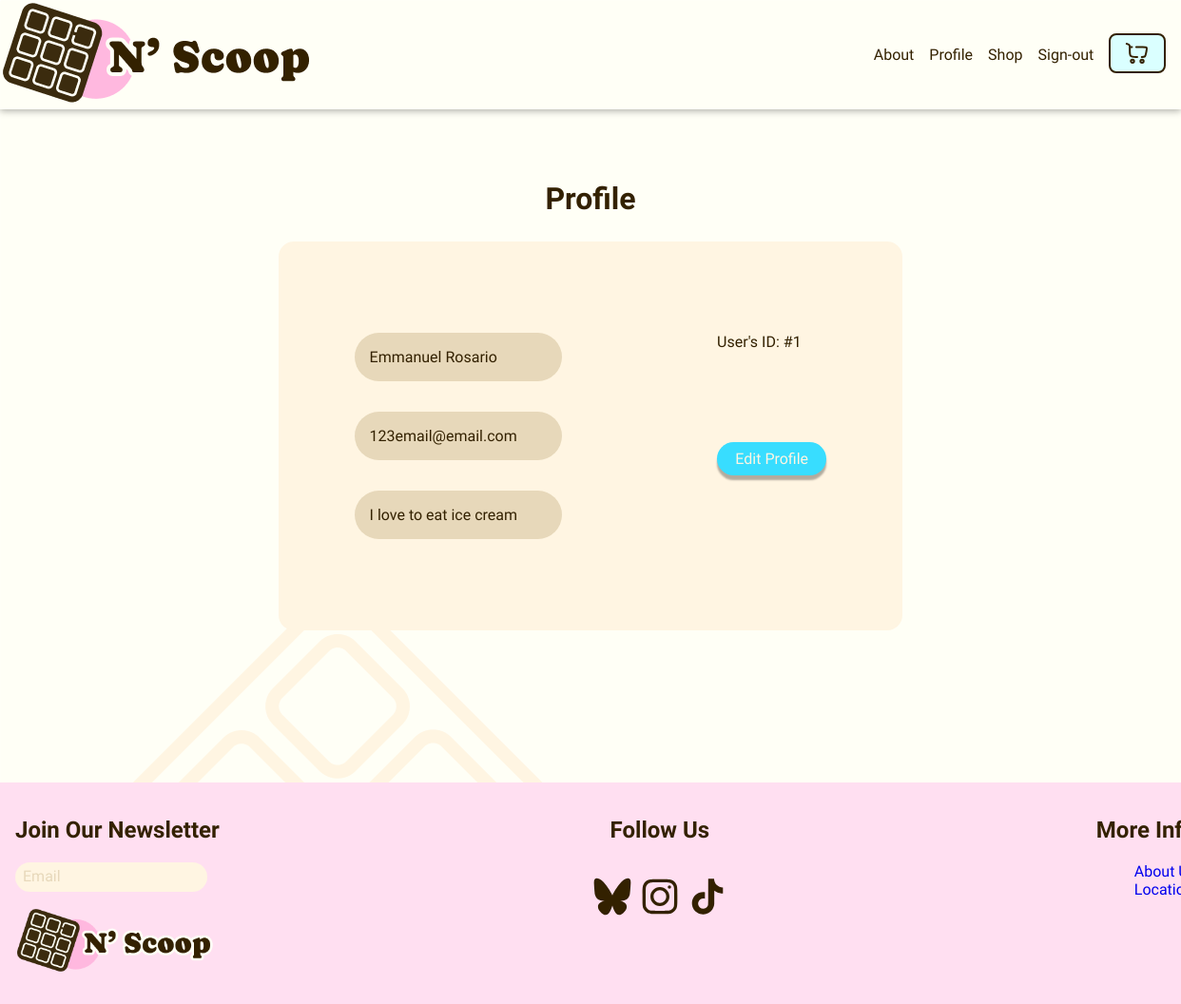
Screenshot of /profile (signed in) with the database file from the repository.
### tables this page shows
CREATE TABLE users (
    id INTEGER PRIMARY KEY AUTOINCREMENT,
    username TEXT NOT NULL UNIQUE,
    name TEXT, 
    password TEXT NOT NULL,
    email TEXT UNIQUE,
    description TEXT,
    cart_id INTEGER,
    created_at DATETIME DEFAULT CURRENT_TIMESTAMP,
    updated_at DATETIME DEFAULT CURRENT_TIMESTAMP,
    FOREIGN KEY (cart_id) REFERENCES cart(id)
);

### app.py (the view)
@app.route("/profile")
@login_required
def profile():
  user_id = session["user_id"]
  db = get_db()
  user = db.execute("SELECT name, email, description FROM users WHERE id = ?", (user_id,)).fetchone()
  print(user)
  return render_template("profile.html", user_id=user_id, name=user["name"], email=user["email"], description=user["description"] )

### app.py (called while the page is built)
@app.teardown_appcontext
def close_connection(exception):
  db = getattr(g, '_database', None)
  if db is not None:
    db.close()

### helpers.py (called while the page is built)
def login_required(f):
    @wraps(f)
    def decorator_function(*args, **kwargs):
        if session.get("user_id") is None:
            session.clear()
            return redirect("/login")
        return f(*args, **kwargs)
    return decorator_function

def get_db():
    if not hasattr(g, '_database'):
        g._database = g._database = sqlite3.connect(DATABASE)
        g._database.row_factory = sqlite3.Row
    return g._database

### templates/profile.html (shortened to what this page needs)
{% extends "layout.html" %}
{% block main%}
<section class="container">
  <h1>Profile</h1>
    <div class="profile-container">
      <div class="profile-form-t-container">
        {% if not name %}
        <p class="profile-fields profile-name">Name</p>
        {% else %}
        <p class="profile-fields profile-name">{{ name }}</p>
        {% endif %}
        {% if not email %}
        <p class="profile-fields profile-name" >Email</p>
        {% else %}
        <p class="profile-fields profile-name" >{{email}}</p>
        {% endif %}
        {% if not description %}
        <p class="profile-fields profile-name">About You </p>
        {% else %}
        <p class="profile-fields profile-name"> {{ description }}</p>
        {% endif %}
      </div>
      <div class="profile-form-b-container">
        {% if user_id %}
        <p>User's ID: #{{ user_id }}</p>
        {%else %}
        <p>Id: ###</p>
        {%endif%}
        <a class="btn-primary" href="/edit-profile">Edit Profile</a>
      </div>
    </div>
</section>
{% endblock %}

### static/style.css (style rules this page uses)
body { font-family: "Caprasimo", serif; font-weight: 300; overscroll-behavior: none; background-image: url("../static/images/Product_Photos/BG-General.png"); }
main,html, body { margin: 0; min-width: 100vw; height: auto; }
a { text-decoration: none; }
*::before, *:after { box-sizing: border-box; }
.container { display: flex; flex-direction: column; align-items: center; margin: 3rem 0 10rem 0; color: #332100; }
.container h1 { font-size: 2rem; }
.profile-form-t-container { display:flex; flex-direction: column; justify-content: space-between; align-content: space-between; }
.profile-form-b-container { display: flex; flex-direction: column; gap: 5em; }
.profile-container { display: flex; flex-direction: row; justify-content: space-between; background-color: #FFF5E2; padding: 5rem; width: 40vw; border-radius: 1rem; }
.profile-fields { border: none; padding: 1rem; margin: 1rem 0 ; border-radius: 2rem; background-color: #E7D8BA; font-family: "Caprasimo", serif; width: 15vw; }
.btn-primary { background-color: #38DDFF; color:#FFF5E2; padding: .5rem; border: none; border-radius: 4rem; width: 8vw; text-align: center; cursor: pointer; font-family: "Caprasimo", serif; box-shadow: 0px 5px 2px 0 rgba(0, 0, 0, .3); }

### rows the page displays
users: name "Emmanuel Rosario", email "123email@email.com", description "I love to eat ice cream"

### other values shown
{{ user_id }} "1"
